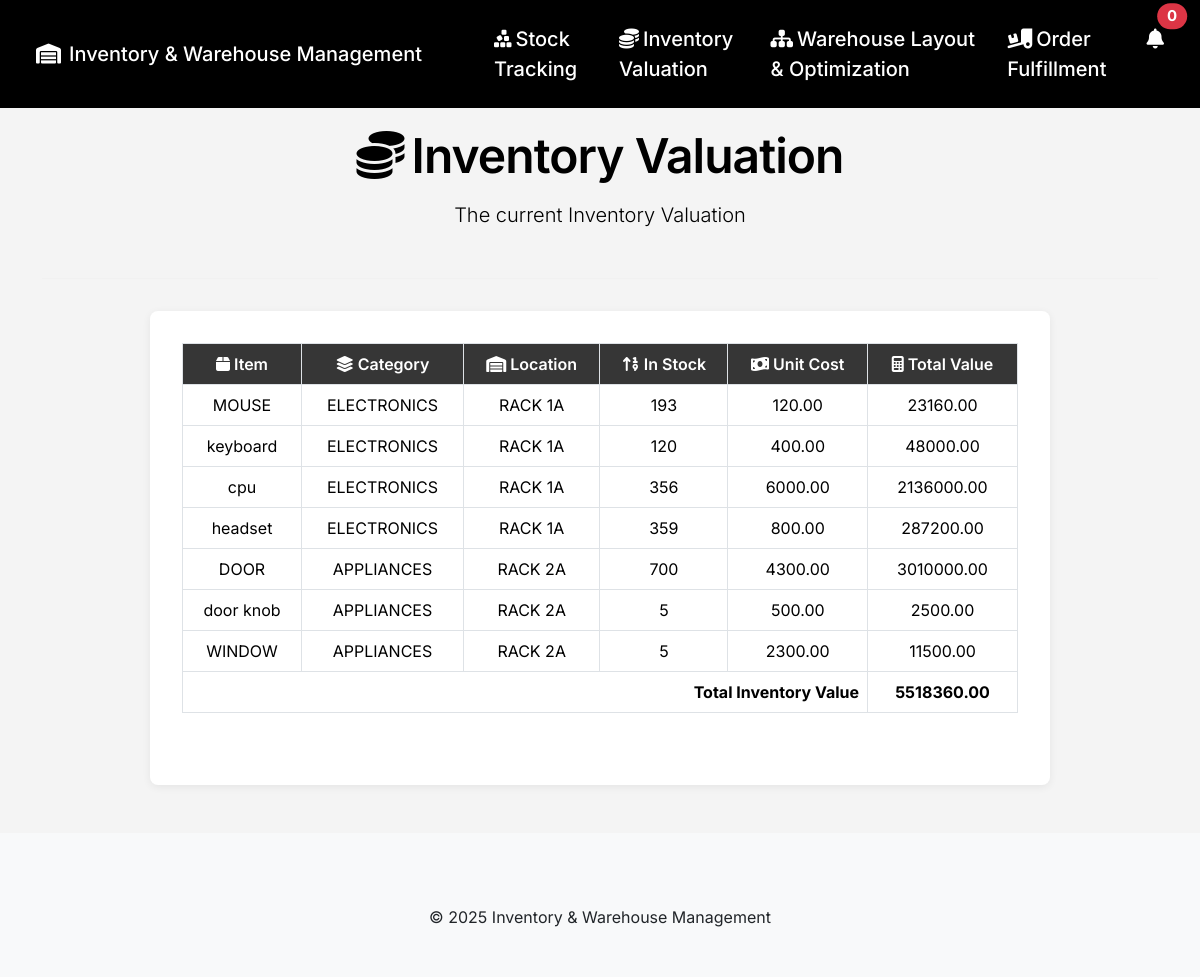
The page /inventory-valuation.php on the database its author committed.
### tables this page shows
CREATE TABLE `stocks` (
  `item` varchar(100) NOT NULL,
  `bar` varchar(255) NOT NULL,
  `category` varchar(100) NOT NULL,
  `location` varchar(100) NOT NULL,
  `price` float(255,2) NOT NULL,
  `id` int(10) NOT NULL,
  `stock` int(255) DEFAULT NULL,
  `notified` tinyint(1) DEFAULT 0
);

### inventory-valuation.php (the view, shortened to what this page needs)
<?php
include "config/config.php";
?>
<!DOCTYPE html>
<html lang="en">
<head>
    <link rel="stylesheet" href="https://cdn.jsdelivr.net/npm/bootstrap@5.3.3/dist/css/bootstrap.min.css">
    <link rel="stylesheet" href="https://cdnjs.cloudflare.com/ajax/libs/font-awesome/6.5.2/css/all.min.css">
    <link rel="stylesheet" href="https://cdnjs.cloudflare.com/ajax/libs/animate.css/4.1.1/animate.min.css"/>
</head>
<body>
    <nav class="navbar navbar-expand-lg navbar-dark fixed-top py-3">
        <div class="container-fluid">
            <a class="navbar-brand ps-4" href="index.php">
              <i class="fa-solid fa-warehouse me-2"></i>Inventory & Warehouse Management
            </a>
            <div class="collapse navbar-collapse justify-content-end" id="navbarNav">
                <ul class="navbar-nav gap-3">
                    <li class="nav-item ms-5">
                        <a class="nav-link" href="stock-tracking.php"><i class="fa-solid fa-cubes-stacked me-1"></i>Stock Tracking</a>
                    </li>
                    <li class="nav-item">
                        <a class="nav-link" href="inventory-valuation.php"><i class="fa-solid fa-coins me-1"></i>Inventory Valuation</a>
                    </li>
                    <li class="nav-item">
                        <a class="nav-link" href="warehouse-layout-optimization.php"><i class="fa-solid fa-sitemap me-1"></i>Warehouse Layout & Optimization</a>
                    </li>
                    <li class="nav-item">
                        <a class="nav-link" href="order-fulfillment.php"><i class="fa-solid fa-truck-ramp-box me-1"></i>Order Fulfillment</a>
                    </li>
                    <li>
                        <div class="nav-item dropdown me-3">
                           <a class="nav-link position-relative" href="#" id="notificationDropdown" data-bs-toggle="dropdown" aria-expanded="false" onclick="markNotificationsSeen()">
                                <i class="fa-solid fa-bell"></i>
                                <span class="position-absolute top-0 start-100 translate-middle badge rounded-pill bg-danger">
                                    <?php
                                    $query = "SELECT COUNT(*) as con FROM stocks WHERE stock < 49 AND notified = 0";
                                    $result = mysqli_query($conn, $query);
                                    echo mysqli_fetch_array($result)['con'];
                                    ?>
                                </span>
                            </a>
                        </div>
                    </li>
                </ul>
            </div>
        </div>
    </nav>
    <div class="container text-center" style="margin-top: 120px;">
        <div class="row mb-4">
            <div class="col-12 animate__animated animate__fadeInLeft">
                <div class="section-title mb-2">
                    <i class="fa-solid fa-coins me-2"></i>Inventory Valuation
                </div>
                <p class="lead">
                    The current Inventory Valuation
                </p>
            </div>
        </div>
        <hr class="divider">
        <div class="main-container section-image-animate">
            <div class="table-responsive mb-4">
                <table class="table table-bordered align-middle">
                    <thead>
                        <tr>
                            <th scope="col"><i class="fa-solid fa-box"></i> Item</th>
                            <th scope="col"><i class="fa-solid fa-layer-group"></i> Category</th>
                            <th scope="col"><i class="fa-solid fa-warehouse"></i> Location</th>
                            <th scope="col"><i class="fa-solid fa-sort-numeric-up"></i> In Stock</th>
                            <th scope="col"><i class="fa-solid fa-money-bill-wave"></i> Unit Cost</th>
                            <th scope="col"><i class="fa-solid fa-calculator"></i> Total Value</th>
                        </tr>
                    </thead>
                    <tbody>
                        <?php
                                $query = "SELECT *, concat(price * stock) as totalCost FROM stocks";
                                $res = mysqli_query($conn, $query);
                                while ($data = mysqli_fetch_array($res)) {
                                    ?>
                                    <tr>
                                        <td><?php echo $data['item']; ?></td>
                                        <td><?php echo $data['category']; ?></td>
                                        <td><?php echo $data['location']; ?></td>
                                        <td><?php echo $data['stock']; ?></td>
                                        <td><?php echo $data['price']; ?></td>
                                        <td><?php echo $data['totalCost']; ?></td>
                                    </tr>
                                    <?php
                                    }
                        ?>
                    </tbody>
                    <tfoot>
                        <tr>
                            <th colspan="5" class="text-end">Total Inventory Value</th>
                            <?php
                                $query = "SELECT sum(price * stock) as totalval FROM stocks";
                                $res = mysqli_query($conn, $query);
                                while($data2 = mysqli_fetch_array($res)){
                                    ?>
                                    <th><?php echo $data2['totalval']?></th>
                                    <?php
                                }
                            ?>
                        </tr>
                    </tfoot>
                </table>
            </div>
        </div>
    </div>
    <footer class="bg-light text-dark py-5 mt-5">
        <div class="container">
            <div class="text-center mt-4">
                &copy; <?php echo date("Y"); ?> Inventory & Warehouse Management
            </div>
        </div>
    </footer>
</body>
</html>

### inventory-valuation.php (style rules this page uses)
html { scroll-behavior: smooth; }
body { font-family: 'Inter', Arial, sans-serif; background: #f4f4f4; color: #000; }
.navbar { background: #000 !important; }
.navbar-brand, .nav-link, .navbar-text { color: #fff !important; font-weight: 500; font-size: 20px; }
.section-title { font-size: 48px; font-weight: 600; letter-spacing: -0.02em; }
.main-container { margin: 2em auto; max-width: 900px; background: #fff; padding: 2em; border-radius: 8px; box-shadow: 0 2px 8px 0 #00000011; }
.table thead th { background: #363636; color: #fff; font-weight: 600; }
.table tbody tr { background: #fff; }
.table tbody tr:nth-child(even) { background: #f2f2f2; }
.divider { border-top: 1px solid #E6E6E6; margin: 2rem 0; }
.section-image-animate { opacity: 0; transform: translateY(40px); transition: opacity 1.1s cubic-bezier(0.23,1,0.32,1), transform 1.1s cubic-bezier(0.23,1,0.32,1); }
.section-image-animate.in-view { opacity: 1 !important; transform: none !important; }

### rows shown on the page
stocks: item "MOUSE", category "ELECTRONICS", location "RACK 1A", stock "193", price "120.00", totalCost "23160.00"
stocks: item "keyboard", category "ELECTRONICS", location "RACK 1A", stock "120", price "400.00", totalCost "48000.00"
stocks: item "cpu", category "ELECTRONICS", location "RACK 1A", stock "356", price "6000.00", totalCost "2136000.00"
stocks: item "headset", category "ELECTRONICS", location "RACK 1A", stock "359", price "800.00", totalCost "287200.00"
stocks: item "DOOR", category "APPLIANCES", location "RACK 2A", stock "700", price "4300.00", totalCost "3010000.00"
stocks: item "door knob", category "APPLIANCES", location "RACK 2A", stock "5", price "500.00", totalCost "2500.00"
stocks: item "WINDOW", category "APPLIANCES", location "RACK 2A", stock "5", price "2300.00", totalCost "11500.00"

### other values the page prints
mysqli_fetch_array($result)['con'] "0"
$data2['totalval'] "5518360.00"
